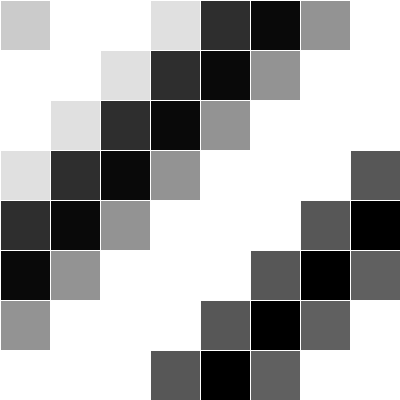
Frame 1 (no input)
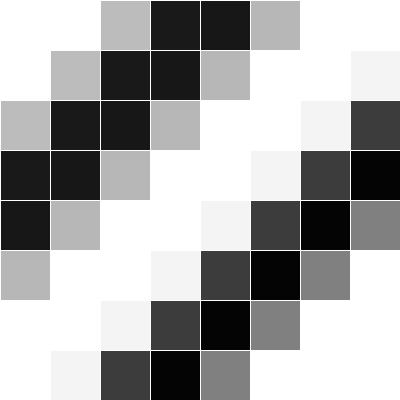
Frame 60 (the mouse pressed at the canvas centre just before this capture)
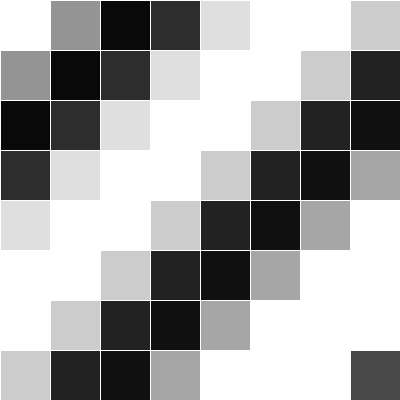
Frame 120 (the mouse held since frame 60 and released just before this capture)

The Processing sketch that drew these frames (run headless with seeded random() and noise(); from frame 60 on, the mouse is pressed at the canvas centre):

// Processing sketch: processing_23050
// ── processing_23050.pde

// 2D Array of objects
Cell[][] grid;

// Number of columns and rows in the grid
int cols = 10;
int rows = 10;

void setup() {
  size(400,400);
  grid = new Cell[cols][rows];
  for (int i = 0; i < cols; i++) {
    for (int j = 0; j < rows; j++) {
      // Initialize each object
      grid[i][j] = new Cell(i*50,j*50,50,50,i+j);
    }
  }
}

void draw() {
  background(0);
  // The counter variables i and j are also the column and row numbers and 
  // are used as arguments to the constructor for each object in the grid.  
  for (int i = 0; i < cols; i++) {
    for (int j = 0; j < rows; j++) {
      // Oscillate and display each object
      grid[i][j].oscillate();
      grid[i][j].display();
    }
  }
}

// A Cell object
class Cell {
  // A cell object knows about its location in the grid as well as its size with the variables x,y,w,h.
  float x,y;   // x,y location
  float w,h;   // width and height
  float angle; // angle for oscillating brightness

  // Cell Constructor
  Cell(float tempX, float tempY, float tempW, float tempH, float tempAngle) {
    x = tempX;
    y = tempY;
    w = tempW;
    h = tempH;
    angle = tempAngle;
  } 
  
  // Oscillation means increase angle
  void oscillate() {
    angle += 0.02; 
  }

  void display() {
    stroke(255);
    // Color calculated using sine wave
    fill(200+200*sin(angle));
    rect(x,y,w,h); 
  }
}
